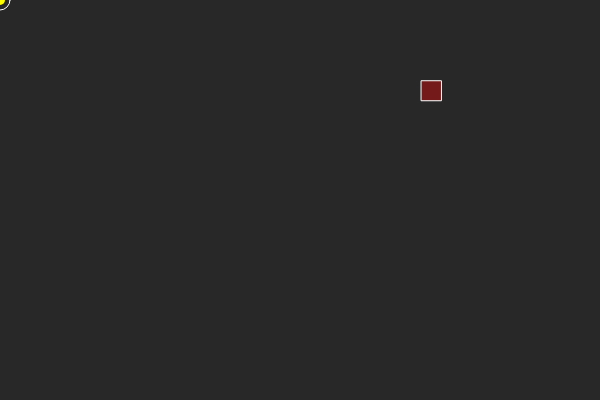
Frame 1 (no input)
Frame 60 (no input): identical to frame 1, image omitted
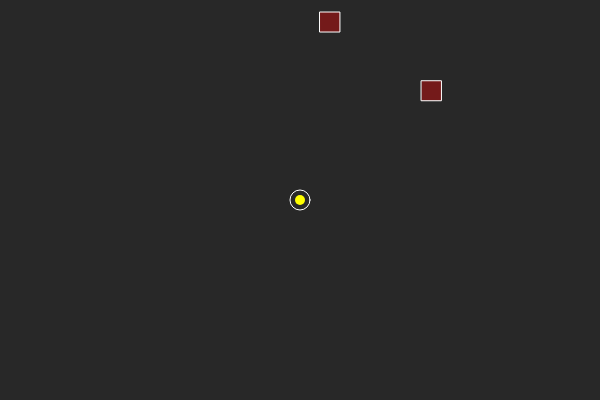
Frame 120 (the mouse pressed at the canvas centre since frame 60)

The p5.js sketch that drew these frames (run headless with seeded random() and noise() and a simulated clock; from frame 60 on, the mouse is pressed at the canvas centre):

// p5.js sketch
// ── sketch.js
let player;
let enemy;
let game;
let width= 600;
let height= 400;

function setup() {
  createCanvas(600,400);
  game = new Game();
}

function draw() {
  background(40);
  game.update();
  game.show();
}

function mousePressed(){
  game.mousePressed(mouseButton);
}

// ── Enemy.js
class Enemy{
  constructor(hp = 10){
    this.w = 20;
    this.h = 20;
    this.pos = createVector(this.w/2+random(width-this.w/2),
      this.h/2+random(height-this.h/2));
    this.hp = hp;
    this.weapon = new Weapon(1);
    this.dead = false;
  }

  update(){

  }

  show(){
    push();
    fill(255,0,0, 90);
    stroke(255);
    rectMode(CENTER);
    rect(this.pos.x, this.pos.y, this.w, this.h);
    pop();
  }

  reduceHP(damage){
    this.hp -= damage;
    if(this.hp <= 0)
      this.dead = true;
  }

  contains(pos){
    return pos.x >= this.pos.x-this.w/2 &&
          pos.x <= this.pos.x+this.w/2 &&
          pos.y >= this.pos.y-this.h/2 &&
          pos.y <= this.pos.y+this.h/2;
  }

  shoot(){

  }
}

// ── Game.js
class Game{
  constructor(){
    this.player = new Player(width/2, height/2);
    this.enemies = [new Enemy()];
    this.state = new StateManager(this.player, this.enemies);
  }

  update(){
    this.player.update();
    for(let enemy of this.enemies){
      enemy.update();
    }
    this.state.update();
    this.generateEnemies();
  }

  show(){
    this.player.show();
    for(let enemy of this.enemies){
      enemy.show();
    }
  }

  mousePressed(mouseButton){
    if(mouseButton === LEFT){
      this.player.shoot();
    }
  }

  generateEnemies(){
    if(random(1) <= 0.01)
      this.enemies.push(new Enemy());
  }

}

// ── Player.js
class Player{
  constructor(x,y){
    this.pos = createVector(x,y);
    this.hp = 100;
    this.r = 10;
    this.shooting = false;
    this.weapon = new Weapon(10);
    this.dead = false;
  }

  update(){
    this.pos.x = mouseX;
    this.pos.y = mouseY;
  }

  show(){
    noCursor();
    push();
    noFill();
    stroke(255);
    ellipse(this.pos.x, this.pos.y, 2*this.r, 2*this.r);
    fill(255,255,0);
    noStroke();
    ellipse(this.pos.x, this.pos.y, this.r, this.r);
    pop();
  }

  shoot(){
    this.shooting = true;
  }

  reduceHP(damage){
    this.hp -= damage;
    if(this.hp <= 0)
      this.dead = true;
  }
}

// ── StateManager.js
class StateManager{
  constructor(player, enemies){
    this.player = player;
    this.enemies = enemies;
  }

  update(){
    this.enemyHit();
    this.playerHit();
  }

  enemyHit(){
    let player = this.player;
    if(player.shooting){
      for(let i=this.enemies.length-1; i>=0; i--){
        let enemy = this.enemies[i];
        if(enemy.contains(player.pos)){
          enemy.reduceHP(player.weapon.power);
          if(enemy.dead)
            this.enemies.splice(i,1);
        }
      }
      player.shooting = false;
    }
  }

  playerHit(){
    for(let enemy of this.enemies){
      if(enemy.shoot()){
        this.player.reduceHP(enemy.weapon.power);
      }
    }
  }
}

// ── Weapon.js
class Weapon{
  constructor(power){
      this.power = power;
  }
}
